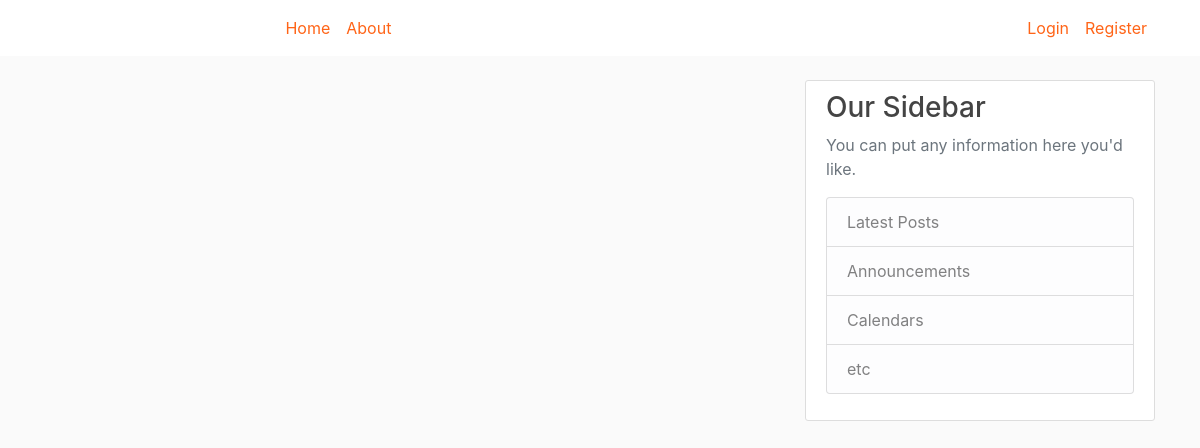
Before: / with the older database file.
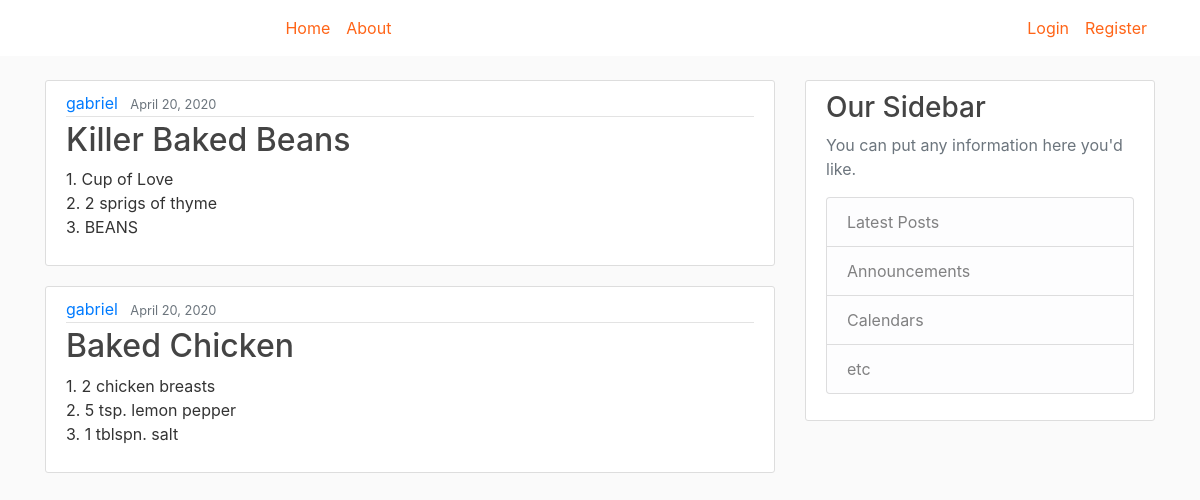
After: the same page with the newer database file.
### recipes/models.py (models this page shows, shortened)
class Recipe(models.Model):
    title = models.CharField(max_length=100)
    details = models.TextField()
    date_posted = models.DateTimeField(default=timezone.now)
    author = models.ForeignKey(User, on_delete=models.CASCADE)

### recipes/views.py (the view)
# urls.py: 2. Add a URL to urlpatterns:  path('', views.home, name='home')
def home(request):
    context = {
        'recipes': Recipe.objects.all()
    }
    return render(request, 'recipes/home.html', context)

### recipes/templates/recipes/home.html
{% extends "recipes/base.html" %}
{% block content %}
  {% for recipe in recipes %}
    <article class="media content-section">
      <div class="media-body">
        <div class="article-metadata">
          <a class="mr-2" href="#">{{ recipe.author }}</a>
          <small class="text-muted">{{ recipe.date_posted|date:"F d, Y" }}</small>
        </div>
        <h2><a class="article-title" href="#">{{ recipe.title }}</a></h2>
        <p class="article-content">{{ recipe.details }}</p>
      </div>
    </article>
  {% endfor %}
{% endblock content %}

### recipes/templates/recipes/base.html (shortened to what this page needs)
{% load static %}
<!DOCTYPE html>
<html lang="en" dir="ltr">
  <head>
    <link rel="stylesheet" href="https://stackpath.bootstrapcdn.com/bootstrap/4.3.1/css/bootstrap.min.css">
    <link rel="stylesheet" type="text/css" href="{% static 'recipes/main.css' %}">
  </head>
  <body>
    <header class="site-header">
      <nav class="navbar navbar-expand-md navbar-dark bg-steel fixed-top">
        <div class="container">
          <a class="navbar-brand mr-4" href="{% url 'recipes-home' %}">No Nonsense Recipes</a>
          <div class="collapse navbar-collapse" id="navbarToggle">
            <div class="navbar-nav mr-auto">
              <a class="nav-item nav-link" href="{% url 'recipes-home' %}">Home</a>
              <a class="nav-item nav-link" href="{% url 'recipes-about' %}">About</a>
            </div>
            <div class="navbar-nav">
              <a class="nav-item nav-link" href="#">Login</a>
              <a class="nav-item nav-link" href="#">Register</a>
            </div>
          </div>
        </div>
      </nav>
    </header>
    <main role="main" class="container">
      <div class="row">
        <div class="col-md-8">
          {% block content %}{% endblock %}
        </div>
        <div class="col-md-4">
          <div class="content-section">
            <h3>Our Sidebar</h3>
            <p class='text-muted'>You can put any information here you'd like.
              <ul class="list-group">
                <li class="list-group-item list-group-item-light">Latest Posts</li>
                <li class="list-group-item list-group-item-light">Announcements</li>
                <li class="list-group-item list-group-item-light">Calendars</li>
                <li class="list-group-item list-group-item-light">etc</li>
              </ul>
            </p>
          </div>
        </div>
      </div>
    </main>
  </body>
</html>

### recipes/static/recipes/main.css (style rules this page uses)
body { background: #fafafa; color: #333333; margin-top: 5rem; }
h1, h2, h3, h4, h5, h6 { color: #444444; }
ul { margin: 0; }
.bg-steel { background-color: #FFFFFF }
.site-header .navbar-nav .nav-link { color: #FF6417; }
.content-section { background: #ffffff; padding: 10px 20px; border: 1px solid #dddddd; border-radius: 3px; margin-bottom: 20px; }
.article-title { color: #444444; }
.article-content { white-space: pre-line; }
.article-metadata { padding-bottom: 1px; margin-bottom: 4px; border-bottom: 1px solid #e3e3e3 }

Changed rows visible on the page:
added Recipe: author "gabriel", date_posted "April 20, 2020", title "Killer Baked Beans", details "1. Cup of Love 2. 2 sprigs of thyme 3. BEANS"
added Recipe: author "gabriel", date_posted "April 20, 2020", title "Baked Chicken", details "1. 2 chicken breasts 2. 5 tsp. lemon pepper 3. 1 tblspn. salt"
